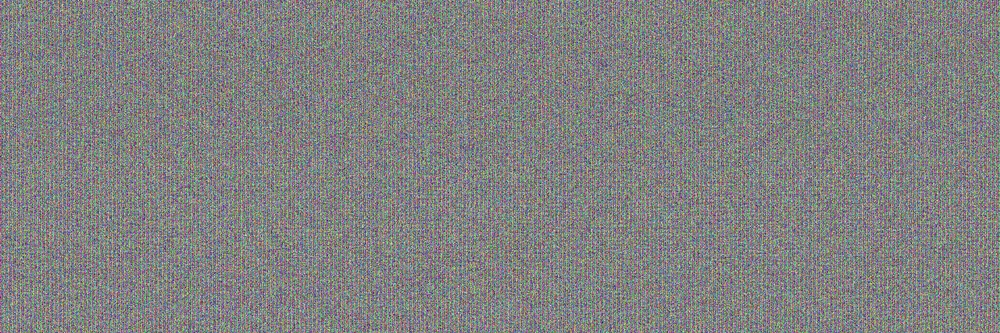
#> input picture dirty/0000000_encrypted_image.jpg, 1000 x 333 px, shrunk from 1920 x 640 before the run, given as the content of the folder clean, which was not available
$ python crypt.py   (older library calls are emulated)
#> lines starting #> are read from the running program, lines starting #| are printed output that depends on the picture; pictures that were not available may be replaced by others from this repository, and a replacement may not be noted
#> further down, img is the input picture: shape (333, 1000, 3); mean R, G, B 129.4, 129.4, 129.3
from PIL import Image
from scipy import misc
import numpy as np
import random
import time
import os
import glob


#Image counter
count = 0

# Function to encrypt an image
def encrypt(image):
    global count
    # Transforms image into a 1D array
    d = image.flatten()
    nx = len(image)
#> nx = 333
    ny = len(image[0])
#> ny = 1000
    nz = len(image[0][0])
#> nz = 3
    # Iterate through the 1D array and
    # encrypt each value
    for i in range(0, image.size):
        # Test mod encryption
        # d[i] = d[i] * 1.5
        d[i] = random.randint(0,255)
    # Counter for images that have been processed
    count += 1
    # Reshaped 1D image into a matrix
    encrypted_image_3d = d.reshape((nx,ny,nz))
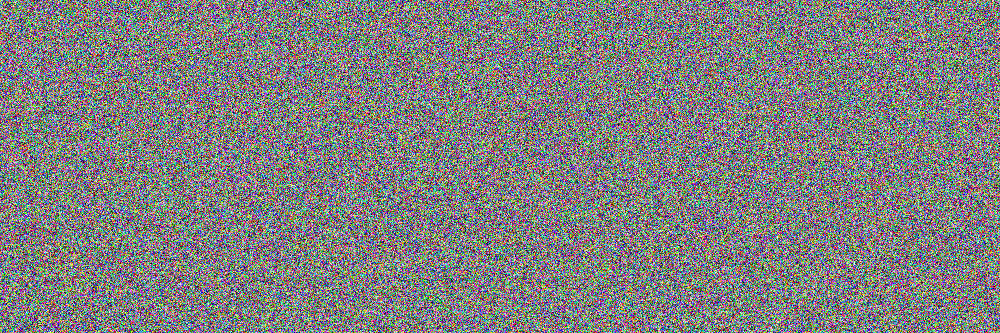
#> encrypted_image_3d: shape (333, 1000, 3); mean of channels 0, 1, 2 127.5, 127.4, 127.4; drawn as R, G, B

    # Converts matrix back into an image, then saves the images
    encrypted_image = Image.fromarray(encrypted_image_3d, 'RGB')
    encrypted_image.save('./dirty/%07d_encrypted_image.jpg' %count)
    print('Frame %d Encrypted' %count)

# Path to clean images
path = './clean'

image_list = []
for filename in glob.glob('clean/*.jpg'):
    image_list.append(filename)
image_list.sort()

# Read all images from image_list and encrypts them
for image in image_list:
    img = misc.imread(image)
    encrypt(img)

$ run again, on dirty/0000006_encrypted_image.jpg
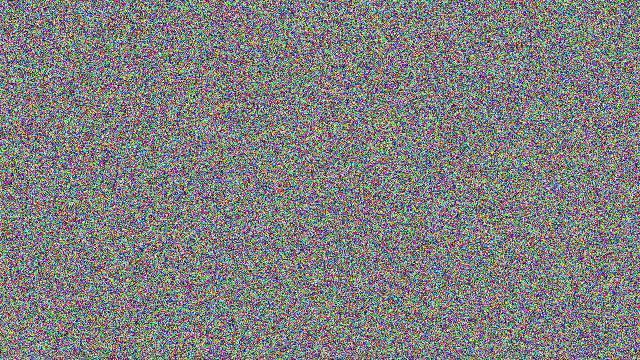
#> input picture dirty/0000006_encrypted_image.jpg, 640 x 360 px, given as the content of the folder clean, which was not available
#> img is the input picture: shape (360, 640, 3); mean R, G, B 127.6, 127.4, 127.8
#> nx = 360
#> ny = 640
#> nz = 3
#> in encrypt, `encrypted_image_3d = d.reshape((nx,ny,nz))`:
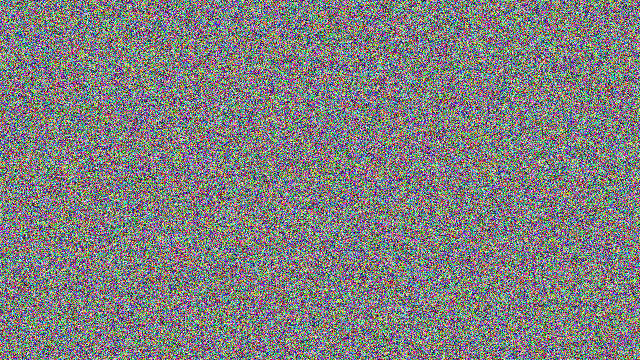
#> encrypted_image_3d: shape (360, 640, 3); mean of channels 0, 1, 2 127.5, 127.4, 127.5; drawn as R, G, B
